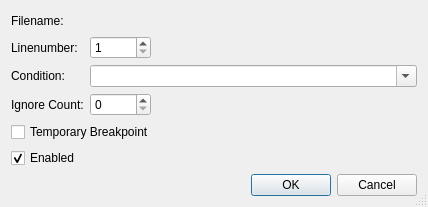
<?xml version="1.0" encoding="UTF-8"?>
<ui version="4.0">
 <class>EditBreakpointDialog</class>
 <widget class="QDialog" name="EditBreakpointDialog">
  <property name="geometry">
   <rect>
    <x>0</x>
    <y>0</y>
    <width>428</width>
    <height>207</height>
   </rect>
  </property>
  <property name="windowTitle">
   <string>Edit Breakpoint</string>
  </property>
  <property name="sizeGripEnabled">
   <bool>true</bool>
  </property>
  <layout class="QGridLayout" name="gridLayout">
   <item row="0" column="0">
    <widget class="QLabel" name="textLabel1_2">
     <property name="text">
      <string>Filename:</string>
     </property>
    </widget>
   </item>
   <item row="0" column="1" colspan="2">
    <widget class="E5ComboPathPicker" name="filenamePicker" native="true">
     <property name="sizePolicy">
      <sizepolicy hsizetype="Expanding" vsizetype="Preferred">
       <horstretch>0</horstretch>
       <verstretch>0</verstretch>
      </sizepolicy>
     </property>
     <property name="focusPolicy">
      <enum>Qt::WheelFocus</enum>
     </property>
     <property name="toolTip">
      <string>Enter the filename of the breakpoint</string>
     </property>
    </widget>
   </item>
   <item row="1" column="0">
    <widget class="QLabel" name="textLabel2_2">
     <property name="text">
      <string>Linenumber:</string>
     </property>
    </widget>
   </item>
   <item row="1" column="1">
    <widget class="QSpinBox" name="linenoSpinBox">
     <property name="toolTip">
      <string>Enter the linenumber of the breakpoint</string>
     </property>
     <property name="minimum">
      <number>1</number>
     </property>
     <property name="maximum">
      <number>99999</number>
     </property>
    </widget>
   </item>
   <item row="1" column="2">
    <spacer>
     <property name="orientation">
      <enum>Qt::Horizontal</enum>
     </property>
     <property name="sizeType">
      <enum>QSizePolicy::Expanding</enum>
     </property>
     <property name="sizeHint" stdset="0">
      <size>
       <width>200</width>
       <height>20</height>
      </size>
     </property>
    </spacer>
   </item>
   <item row="2" column="0">
    <widget class="QLabel" name="textLabel1">
     <property name="text">
      <string>Condition:</string>
     </property>
    </widget>
   </item>
   <item row="2" column="1" colspan="2">
    <widget class="QComboBox" name="conditionCombo">
     <property name="sizePolicy">
      <sizepolicy hsizetype="Expanding" vsizetype="Fixed">
       <horstretch>0</horstretch>
       <verstretch>0</verstretch>
      </sizepolicy>
     </property>
     <property name="toolTip">
      <string>Enter or select a condition for the breakpoint</string>
     </property>
     <property name="editable">
      <bool>true</bool>
     </property>
    </widget>
   </item>
   <item row="3" column="0">
    <widget class="QLabel" name="textLabel2">
     <property name="text">
      <string>Ignore Count:</string>
     </property>
    </widget>
   </item>
   <item row="3" column="1">
    <widget class="QSpinBox" name="ignoreSpinBox">
     <property name="toolTip">
      <string>Enter an ignore count for the breakpoint</string>
     </property>
     <property name="maximum">
      <number>9999</number>
     </property>
    </widget>
   </item>
   <item row="3" column="2">
    <spacer>
     <property name="orientation">
      <enum>Qt::Horizontal</enum>
     </property>
     <property name="sizeType">
      <enum>QSizePolicy::Expanding</enum>
     </property>
     <property name="sizeHint" stdset="0">
      <size>
       <width>250</width>
       <height>20</height>
      </size>
     </property>
    </spacer>
   </item>
   <item row="4" column="0" colspan="3">
    <widget class="QCheckBox" name="temporaryCheckBox">
     <property name="toolTip">
      <string>Select whether this is a temporary breakpoint</string>
     </property>
     <property name="text">
      <string>Temporary Breakpoint</string>
     </property>
    </widget>
   </item>
   <item row="5" column="0" colspan="3">
    <widget class="QCheckBox" name="enabledCheckBox">
     <property name="toolTip">
      <string>Select, whether the breakpoint is enabled</string>
     </property>
     <property name="text">
      <string>Enabled</string>
     </property>
     <property name="checked">
      <bool>true</bool>
     </property>
    </widget>
   </item>
   <item row="6" column="0" colspan="3">
    <widget class="QDialogButtonBox" name="buttonBox">
     <property name="orientation">
      <enum>Qt::Horizontal</enum>
     </property>
     <property name="standardButtons">
      <set>QDialogButtonBox::Cancel|QDialogButtonBox::Ok</set>
     </property>
    </widget>
   </item>
  </layout>
 </widget>
 <pixmapfunction>qPixmapFromMimeSource</pixmapfunction>
 <customwidgets>
  <customwidget>
   <class>E5ComboPathPicker</class>
   <extends>QWidget</extends>
   <header>E5Gui/E5PathPicker.h</header>
   <container>1</container>
  </customwidget>
 </customwidgets>
 <tabstops>
  <tabstop>filenamePicker</tabstop>
  <tabstop>linenoSpinBox</tabstop>
  <tabstop>conditionCombo</tabstop>
  <tabstop>ignoreSpinBox</tabstop>
  <tabstop>temporaryCheckBox</tabstop>
  <tabstop>enabledCheckBox</tabstop>
 </tabstops>
 <resources/>
 <connections>
  <connection>
   <sender>buttonBox</sender>
   <signal>accepted()</signal>
   <receiver>EditBreakpointDialog</receiver>
   <slot>accept()</slot>
   <hints>
    <hint type="sourcelabel">
     <x>21</x>
     <y>179</y>
    </hint>
    <hint type="destinationlabel">
     <x>21</x>
     <y>201</y>
    </hint>
   </hints>
  </connection>
  <connection>
   <sender>buttonBox</sender>
   <signal>rejected()</signal>
   <receiver>EditBreakpointDialog</receiver>
   <slot>reject()</slot>
   <hints>
    <hint type="sourcelabel">
     <x>97</x>
     <y>187</y>
    </hint>
    <hint type="destinationlabel">
     <x>97</x>
     <y>204</y>
    </hint>
   </hints>
  </connection>
 </connections>
</ui>
